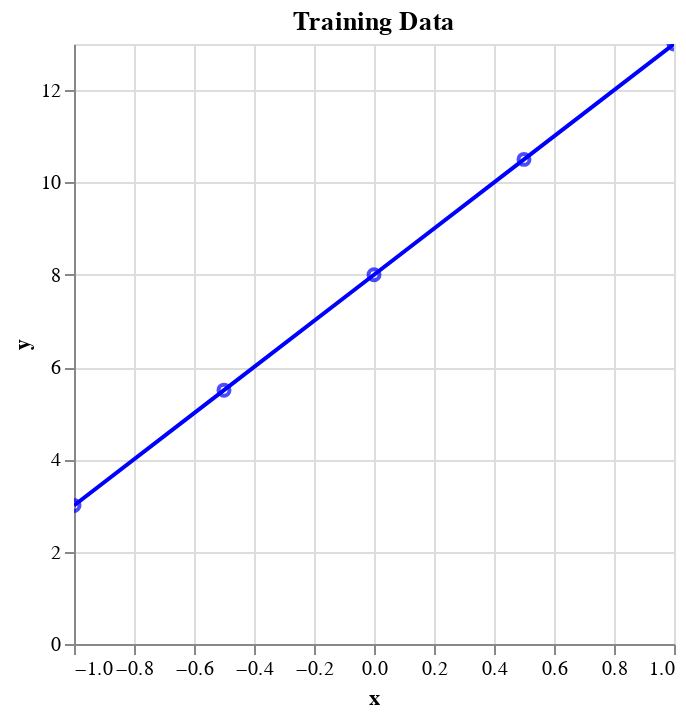

Notebook source saved alongside this figure:
### Code cell
def viz(m=None):

    ys = ['y']

    if m is not None:
        x = data[['x']].values
        data['y1'] = m(x)
        ys.append('y1')
    cs = []
    for _y in ys:
        if _y == 'y':
            title = 'Training Data'
            color = 'blue'
        else:
            title = 'Model Prediction'
            color = 'red'

        c = alt.Chart(data, title=title).encode(x='x', y=_y)
        c = c.mark_line(color=color) + c.mark_point(color=color)
        print(_y, title)
        cs.append(c.interactive())
        try:
            # C = (C | c).resolve_scale(y='shared', x='shared')
            C = C + c
        except:
            C = c
        
    show(C.interactive())

viz()

### Figure 1 — Vega-Lite specification as saved in the notebook (floating-point values rounded to 4 significant figures)
{"config": {"view": {"continuousWidth": 300, "continuousHeight": 300}}, "layer": [{"mark": {"type": "line", "color": "blue"}, "encoding": {"x": {"field": "x", "type": "quantitative"}, "y": {"field": "y", "type": "quantitative"}}, "name": "view_16", "title": "Training Data"}, {"mark": {"type": "point", "color": "blue"}, "encoding": {"x": {"field": "x", "type": "quantitative"}, "y": {"field": "y", "type": "quantitative"}}, "title": "Training Data"}], "data": {"name": "data-f73f3c2c5653284216c9a3606ac5fa13"}, "params": [{"name": "param_45", "select": {"type": "interval", "encodings": ["x", "y"]}, "bind": "scales", "views": ["view_16"]}], "$schema": "https://vega.github.io/schema/vega-lite/v5.20.1.json", "datasets": {"data-f73f3c2c5653284216c9a3606ac5fa13": [{"x": -1.0, "y": 3.0}, {"x": -0.5, "y": 5.5}, {"x": 0.0, "y": 8.0}, {"x": 0.5, "y": 10.5}, {"x": 1.0, "y": 13.0}]}}
